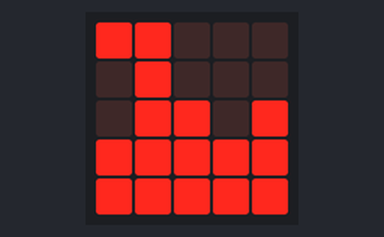
A program run on a simulated BBC micro:bit running MicroPython. Parts: the board's 5×5 LED display. At 6.0 s the program stops and its outputs stay as they are.

Above: at 0.1 s.
At 1.1 s:
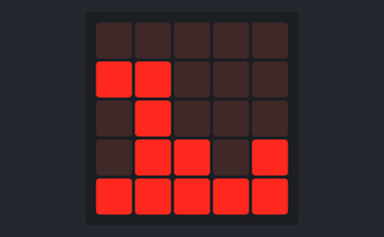
At 2.1 s:
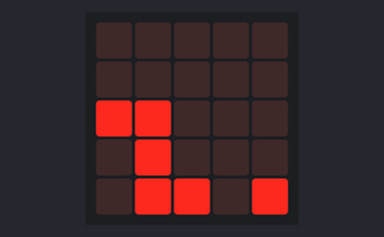
At 3.1 s:
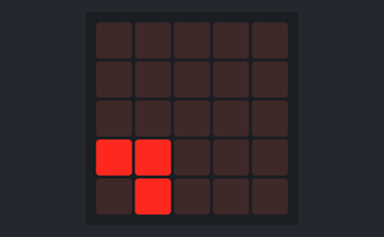
At 4.1 s:
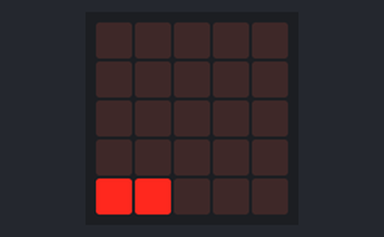

The program:

submarine_animation.py
```python
from microbit import *

mat = [
    [9,9,0,0,0],
    [0,9,0,0,0],
    [0,9,9,0,9],
    [9,9,9,9,9],
    [9,9,9,9,9]
]

for i in range(0, len(mat)+1):
    coord = ""
    for vec in mat:
        for v in vec:
            coord += str(v)
        coord += ":"

    submarine = Image(coord)
    display.show(submarine)
    sleep(1000)

    # リスト内の行を下にシフト
    for row in range(len(mat)-1, 0, -1):
        mat[row] = mat[row-1]
    mat[0] = [0,0,0,0,0]
```

Measured:
- what the display in image 1 shows lasts 1.0 s, from 1.0 s to 2.0 s
